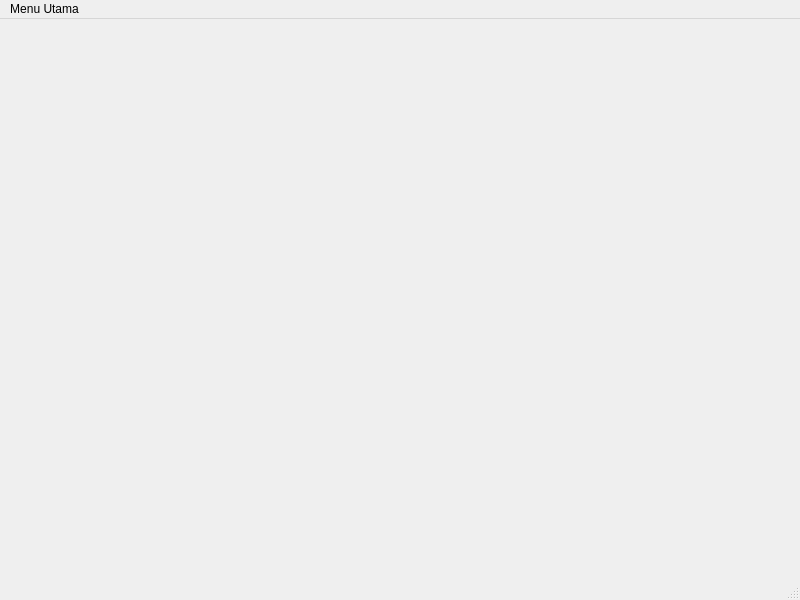
<?xml version="1.0" encoding="UTF-8"?>
<ui version="4.0">
 <class>Main</class>
 <widget class="QMainWindow" name="Main">
  <property name="geometry">
   <rect>
    <x>0</x>
    <y>0</y>
    <width>800</width>
    <height>600</height>
   </rect>
  </property>
  <property name="windowTitle">
   <string>Main</string>
  </property>
  <widget class="QWidget" name="centralwidget"/>
  <widget class="QMenuBar" name="menubar">
   <property name="geometry">
    <rect>
     <x>0</x>
     <y>0</y>
     <width>800</width>
     <height>25</height>
    </rect>
   </property>
   <widget class="QMenu" name="menuMenu_Utama">
    <property name="title">
     <string>Menu Utama</string>
    </property>
    <addaction name="actionAdvertiser"/>
    <addaction name="actionIklan"/>
    <addaction name="actionPenyiaran"/>
    <addaction name="actionBiaya_Iklan"/>
   </widget>
   <addaction name="menuMenu_Utama"/>
  </widget>
  <widget class="QStatusBar" name="statusbar"/>
  <action name="actionAdvertiser">
   <property name="text">
    <string>Advertiser</string>
   </property>
  </action>
  <action name="actionBiaya_Iklan">
   <property name="text">
    <string>Biaya Iklan</string>
   </property>
  </action>
  <action name="actionIklan">
   <property name="text">
    <string>Iklan</string>
   </property>
  </action>
  <action name="actionPenyiaran">
   <property name="text">
    <string>Penyiaran</string>
   </property>
  </action>
 </widget>
 <resources/>
 <connections/>
</ui>
